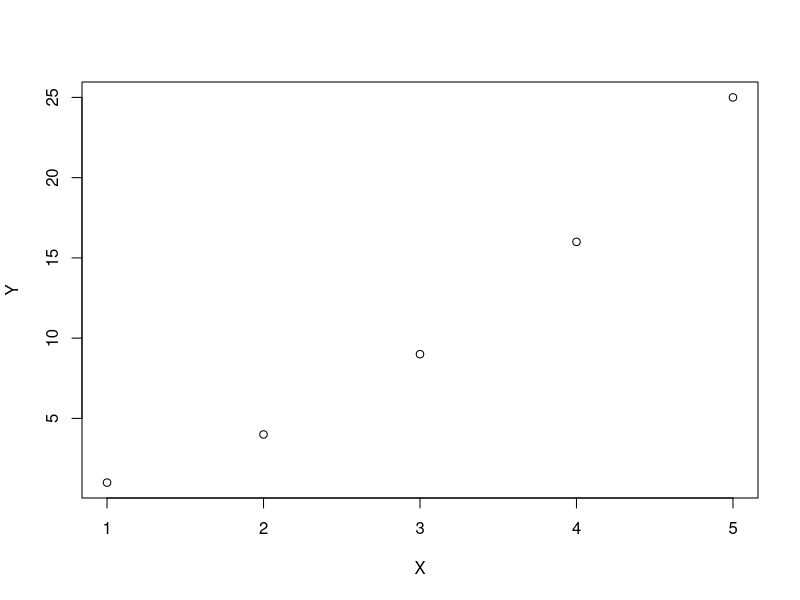
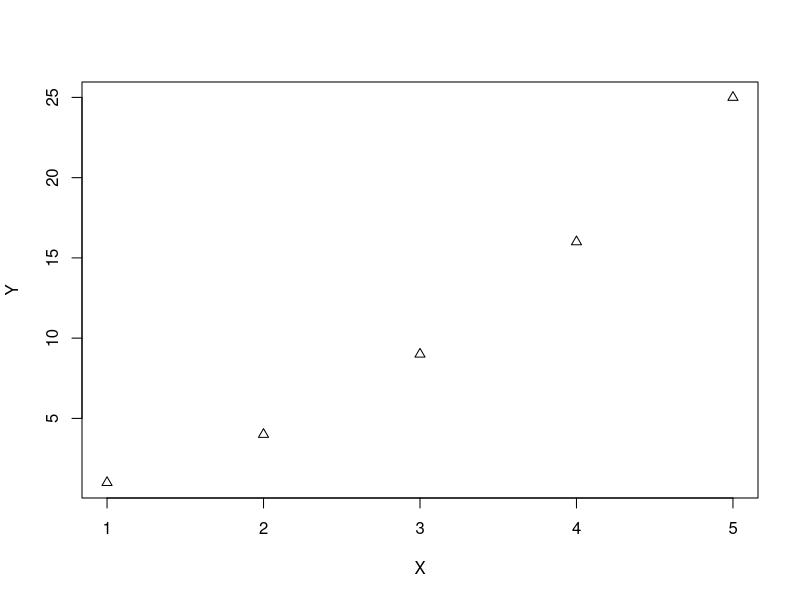
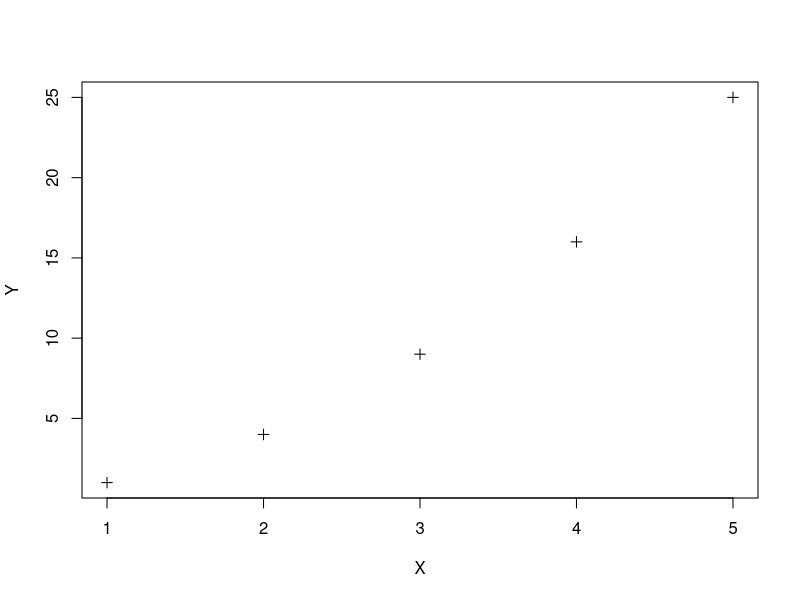
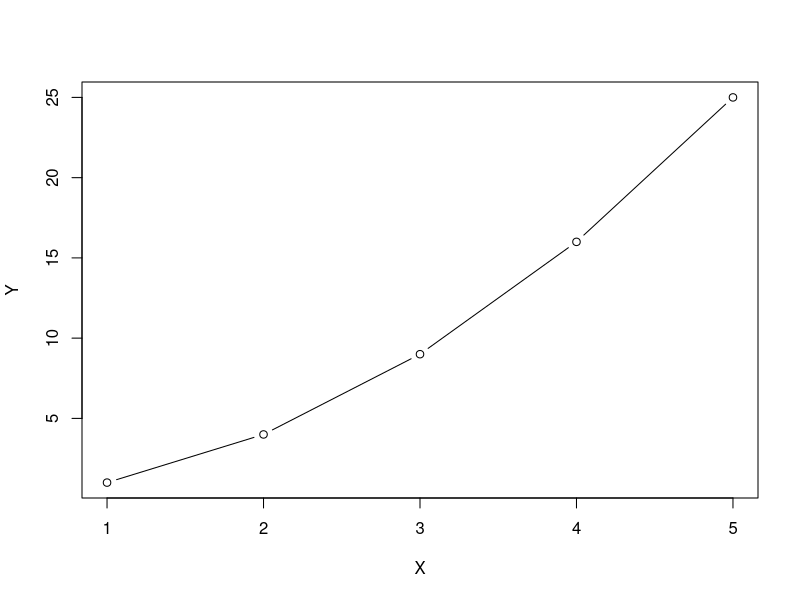
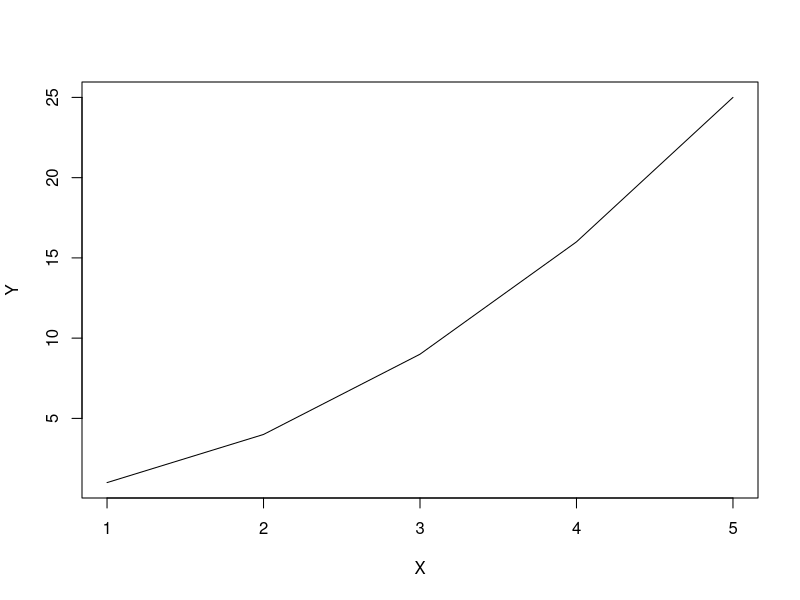
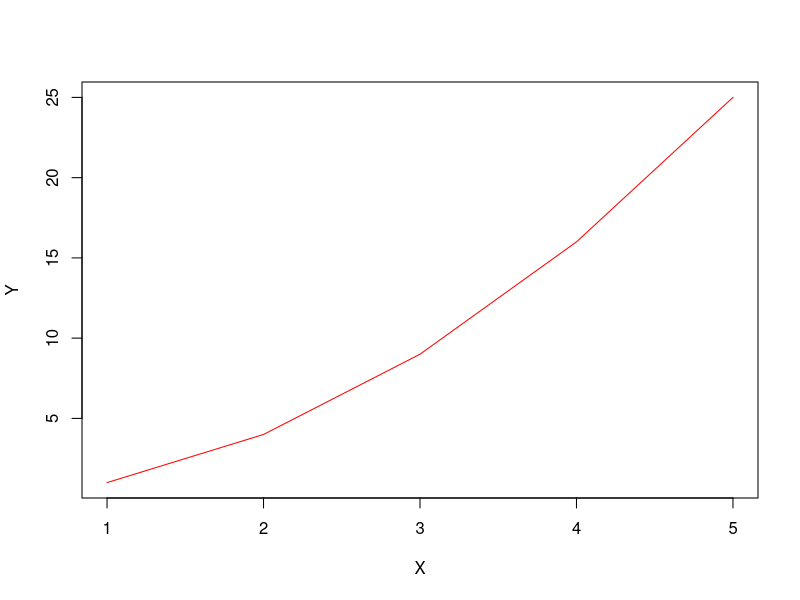
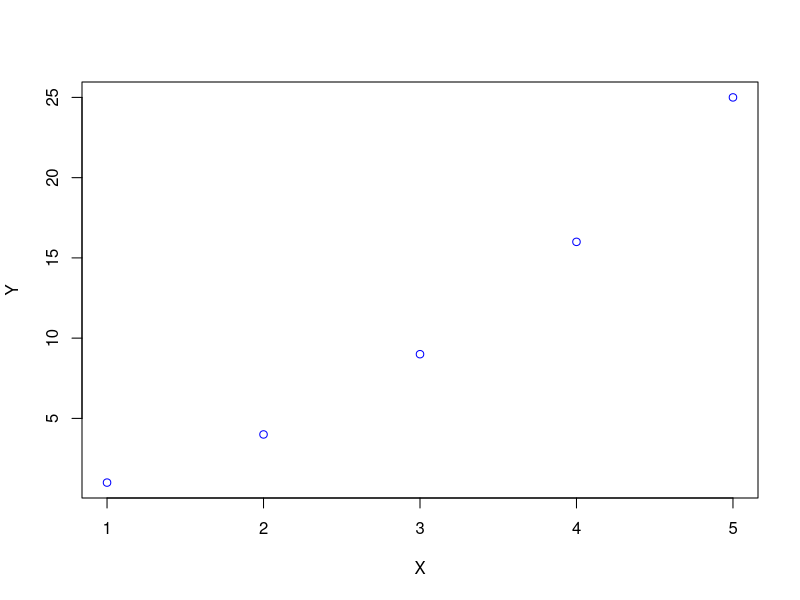
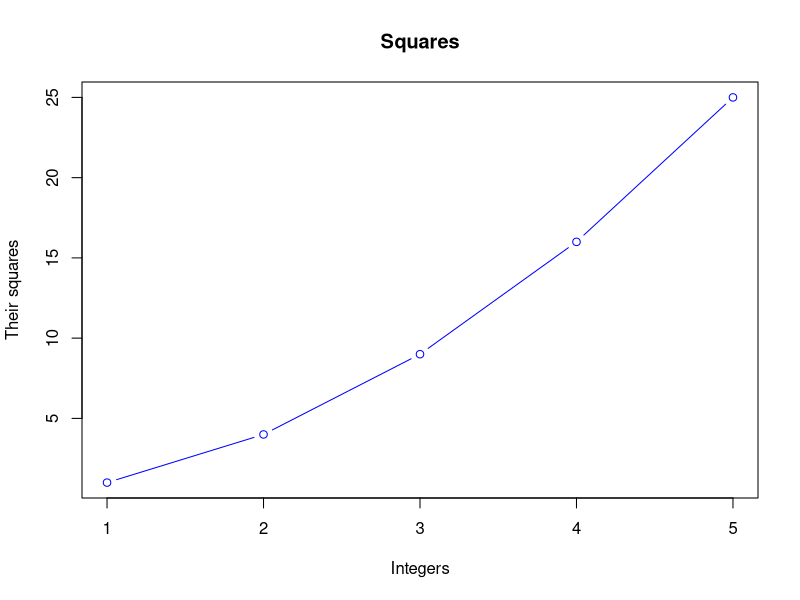

Source code (R) for these figures, in order:
## ---- chunk 1
knitr::opts_chunk$set(echo = TRUE)
## ---- chunk 2
1:5
## ---- chunk 3
X <- 1:5
## ---- chunk 4
X
## ---- chunk 5
Y <- (1:5)**2;Y
## ---- chunk 6
length(X) == length(Y)
## ---- chunk 7
plot(X,Y)
## ---- chunk 8
plot(X,Y,pch=2)
## ---- chunk 9
plot(X,Y,pch=3)
## ---- chunk 10
plot(X,Y,type="b")
## ---- chunk 11
plot(X,Y,type="l")
## ---- chunk 12
plot(X,Y,type="l",col="red")
## ---- chunk 13
plot(X,Y,col="blue")
## ---- chunk 14
plot(X,Y,type="b",col="blue", main="Squares", xlab="Integers",ylab="Their squares")
## ---- chunk 15
plot(X,Y,type="b",xlim = c(0,6),ylim = c(0,36), col="blue", main="Squares", xlab="Integers",ylab="Their squares")
curve(x**2,add=TRUE,col="red")
## ---- chunk 16
X <- 0:7; X
## ---- chunk 17
X <- ((5*X)/5) + 5; X
## ---- chunk 18
sum(X);
cumsum(X);
sqrt(X);
X**3
## ---- chunk 19
X <- (0:4)**2
## ---- chunk 20
X[c(3,5)];
X[X>2];
X[X>2 & X<10]
## ---- chunk 21
Y <- rep(1,5)
Z <- seq(from=3,to = 11, by = 2)
## ---- chunk 22
c(X,Y,Z)
## ---- chunk 23
XYZ <- cbind(X,Y,Z);XYZ
## ---- chunk 24
colSums(XYZ);
rowSums(XYZ)
## ---- chunk 25
XYZ[4,]
## ---- chunk 26
XYZ[,3]
## ---- chunk 27
XYZ[c(3,5),c(2,3)]
## ---- chunk 28
XYZ[XYZ[,1]>2,]
## ---- chunk 29
XYZ[,c("Y","Z")]
## ---- chunk 30

Individus <- c( 'Erika' , 'Celia' , 'Eric' , 'Eve' , 'Paul' , 'Jean' , 'Adam' , 'Louis' , 'Jules' , 'Léo' )
Sexe <- c('F','F','G','F','G','G','G','G','G','G')
Zep <- c(T, T,T,T,F,T,F,T,T,T)
Poids <- c( 16, 14 , 13.5 , 15.4 , 16.5, 16 , 17, 14.8 ,17 , 16.7)
Taille <- c(100,97.0,95.5,101.0,100.0,98.5,103,98,101.5,100.0)

## ---- chunk 31
mean(Poids);
mean(Taille);
mean(Zep)
## ---- chunk 32
summary(Individus)
## ---- chunk 33
summary(Sexe)
## ---- chunk 34
summary(Taille)
## ---- chunk 35
summary(Poids)
## ---- chunk 36
summary(Zep)
## ---- chunk 37
IMC  <- Poids/(Taille/100)**2;IMC
## ---- chunk 38
data <- cbind.data.frame(Individus,Sexe,Zep,Poids,Taille,IMC);data
## ---- chunk 39
help(plot);
help(plot.default);
## ---- chunk 40
plot(Taille,Poids,pch=5,col="green",xlab="Taille",ylab = "Poids",main="Répartition des poids et des tailles chez les individus")
curve(14.5*((x/100)**2),add=TRUE,col="blue",lw=2)
curve(17*((x/100)**2),add=TRUE,col="red",lw=2)
legend(x = "bottomright",          # Position
       legend = c("IMC = 17", "IMC = 14.5"),  # Legend texts
       lty = c(1, 1),           # Line types
       col = c("red", "blue"),           # Line colors
       lwd = 2)                 # Line width
